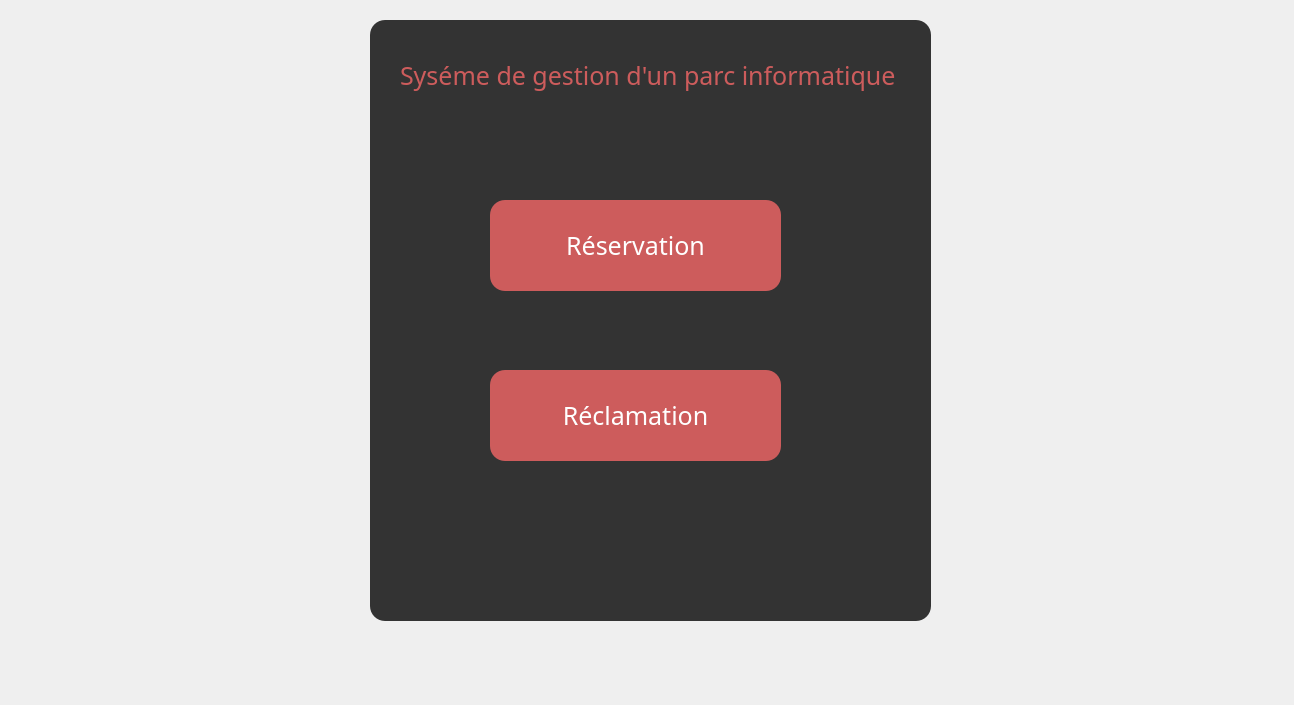
<?xml version="1.0" encoding="UTF-8"?>
<ui version="4.0">
 <class>Menu_user</class>
 <widget class="QDialog" name="Menu_user">
  <property name="geometry">
   <rect>
    <x>0</x>
    <y>0</y>
    <width>1294</width>
    <height>705</height>
   </rect>
  </property>
  <property name="windowTitle">
   <string>Dialog</string>
  </property>
  <property name="styleSheet">
   <string notr="true">*{
font-family:century gothic;
font-size :25px;
}
 QGroupBox {
background:#333;
border-radius:15px;
}

QLabel {
color : #CD5C5C;
}</string>
  </property>
  <widget class="QGroupBox" name="groupBox">
   <property name="geometry">
    <rect>
     <x>370</x>
     <y>20</y>
     <width>561</width>
     <height>601</height>
    </rect>
   </property>
   <property name="title">
    <string/>
   </property>
   <widget class="QLabel" name="label">
    <property name="geometry">
     <rect>
      <x>30</x>
      <y>10</y>
      <width>761</width>
      <height>91</height>
     </rect>
    </property>
    <property name="font">
     <font>
      <family>century gothic</family>
      <pointsize>-1</pointsize>
      <italic>false</italic>
     </font>
    </property>
    <property name="text">
     <string>Syséme de gestion d'un parc informatique</string>
    </property>
    <property name="textFormat">
     <enum>Qt::PlainText</enum>
    </property>
   </widget>
   <widget class="QPushButton" name="reclamation">
    <property name="geometry">
     <rect>
      <x>120</x>
      <y>350</y>
      <width>291</width>
      <height>91</height>
     </rect>
    </property>
    <property name="styleSheet">
     <string notr="true">QPushButton {
background: #CD5C5C;border:none;
color:white;
 border-radius: 15px;
}
QPushButton:hover
{ color:white;
 border-radius: 15px;
background-color :#F08080;border:none;
}</string>
    </property>
    <property name="text">
     <string>Réclamation</string>
    </property>
    <property name="icon">
     <iconset>
      <normaloff>../../Downloads/imageedit_3_5593706024.png</normaloff>../../Downloads/imageedit_3_5593706024.png</iconset>
    </property>
    <property name="iconSize">
     <size>
      <width>40</width>
      <height>40</height>
     </size>
    </property>
   </widget>
   <widget class="QPushButton" name="reservation">
    <property name="geometry">
     <rect>
      <x>120</x>
      <y>180</y>
      <width>291</width>
      <height>91</height>
     </rect>
    </property>
    <property name="styleSheet">
     <string notr="true">QPushButton {
background: #CD5C5C;border:none;
color :white;
 border-radius: 15px;
}
QPushButton:hover
{ color:white;
 border-radius: 15px;
background-color :#F08080;border:none;
}</string>
    </property>
    <property name="text">
     <string>Réservation</string>
    </property>
    <property name="icon">
     <iconset>
      <normaloff>../../Downloads/imageedit_5_3438388449.png</normaloff>../../Downloads/imageedit_5_3438388449.png</iconset>
    </property>
    <property name="iconSize">
     <size>
      <width>60</width>
      <height>60</height>
     </size>
    </property>
   </widget>
  </widget>
 </widget>
 <resources/>
 <connections/>
</ui>
